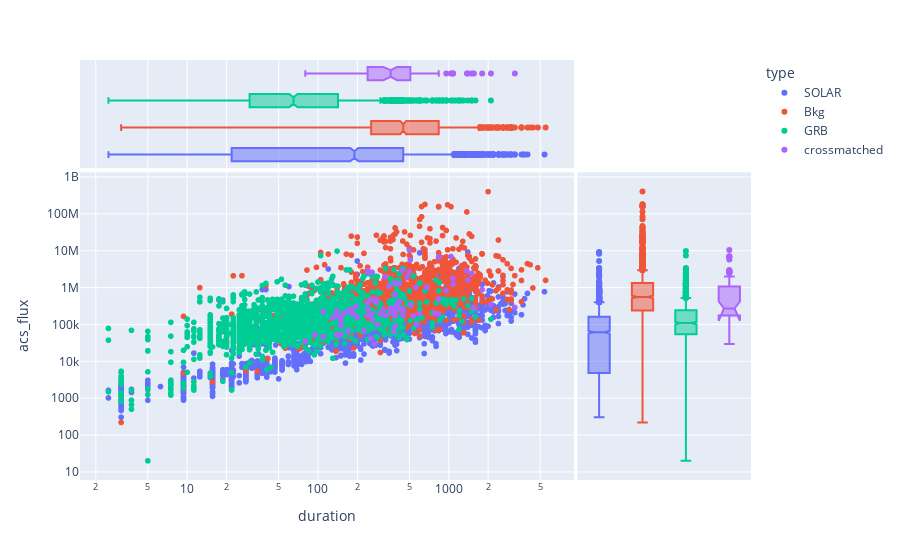

Notebook code for this chart:
### Code cell
r['type'] = np.where(r['crossmatched'],'crossmatched',np.where(r['Bkg'],'Bkg',np.where(r['GRB'],'GRB','SOLAR')))
px.scatter(data_frame=r[r['acs_flux']>0], x='duration', y='acs_flux', color='type', log_x=True, log_y=True, marginal_x="box", marginal_y="box")

### Figure 1 — Plotly figure (JSON) as saved in the notebook; plotly's stock layout.template omitted (floating-point values rounded to 4 significant figures; data arrays with more than 128 entries replaced by an {"elided": "..."} marker saying what was removed)
{"data": [{"hovertemplate": "type=SOLAR<br>duration=%{x}<br>acs_flux=%{y}<extra></extra>", "legendgroup": "SOLAR", "marker": {"color": "#636efa", "symbol": "circle"}, "mode": "markers", "name": "SOLAR", "showlegend": true, "type": "scattergl", "x": {"elided": "2424 float values"}, "xaxis": "x", "y": {"elided": "2424 float values"}, "yaxis": "y"}, {"alignmentgroup": "True", "hovertemplate": "type=SOLAR<br>duration=%{x}<extra></extra>", "legendgroup": "SOLAR", "marker": {"color": "#636efa", "symbol": "circle"}, "name": "SOLAR", "notched": true, "offsetgroup": "SOLAR", "showlegend": false, "type": "box", "x": {"elided": "2424 float values"}, "xaxis": "x3", "yaxis": "y3"}, {"alignmentgroup": "True", "hovertemplate": "type=SOLAR<br>acs_flux=%{y}<extra></extra>", "legendgroup": "SOLAR", "marker": {"color": "#636efa", "symbol": "circle"}, "name": "SOLAR", "notched": true, "offsetgroup": "SOLAR", "showlegend": false, "type": "box", "xaxis": "x2", "y": {"elided": "2424 float values"}, "yaxis": "y2"}, {"hovertemplate": "type=Bkg<br>duration=%{x}<br>acs_flux=%{y}<extra></extra>", "legendgroup": "Bkg", "marker": {"color": "#EF553B", "symbol": "circle"}, "mode": "markers", "name": "Bkg", "showlegend": true, "type": "scattergl", "x": {"elided": "1432 float values"}, "xaxis": "x", "y": {"elided": "1432 float values"}, "yaxis": "y"}, {"alignmentgroup": "True", "hovertemplate": "type=Bkg<br>duration=%{x}<extra></extra>", "legendgroup": "Bkg", "marker": {"color": "#EF553B", "symbol": "circle"}, "name": "Bkg", "notched": true, "offsetgroup": "Bkg", "showlegend": false, "type": "box", "x": {"elided": "1432 float values"}, "xaxis": "x3", "yaxis": "y3"}, {"alignmentgroup": "True", "hovertemplate": "type=Bkg<br>acs_flux=%{y}<extra></extra>", "legendgroup": "Bkg", "marker": {"color": "#EF553B", "symbol": "circle"}, "name": "Bkg", "notched": true, "offsetgroup": "Bkg", "showlegend": false, "type": "box", "xaxis": "x2", "y": {"elided": "1432 float values"}, "yaxis": "y2"}, {"hovertemplate": "type=GRB<br>duration=%{x}<br>acs_flux=%{y}<extra></extra>", "legendgroup": "GRB", "marker": {"color": "#00cc96", "symbol": "circle"}, "mode": "markers", "name": "GRB", "showlegend": true, "type": "scattergl", "x": {"elided": "1408 float values"}, "xaxis": "x", "y": {"elided": "1408 float values"}, "yaxis": "y"}, {"alignmentgroup": "True", "hovertemplate": "type=GRB<br>duration=%{x}<extra></extra>", "legendgroup": "GRB", "marker": {"color": "#00cc96", "symbol": "circle"}, "name": "GRB", "notched": true, "offsetgroup": "GRB", "showlegend": false, "type": "box", "x": {"elided": "1408 float values"}, "xaxis": "x3", "yaxis": "y3"}, {"alignmentgroup": "True", "hovertemplate": "type=GRB<br>acs_flux=%{y}<extra></extra>", "legendgroup": "GRB", "marker": {"color": "#00cc96", "symbol": "circle"}, "name": "GRB", "notched": true, "offsetgroup": "GRB", "showlegend": false, "type": "box", "xaxis": "x2", "y": {"elided": "1408 float values"}, "yaxis": "y2"}, {"hovertemplate": "type=crossmatched<br>duration=%{x}<br>acs_flux=%{y}<extra></extra>", "legendgroup": "crossmatched", "marker": {"color": "#ab63fa", "symbol": "circle"}, "mode": "markers", "name": "crossmatched", "showlegend": true, "type": "scattergl", "x": [157.3, 180.0, 400.0, 508.5, 400.0, 314.7, 179.9, 139, 1040, 254.8, 1377.0, 240, 1500.0, 224.8, 3200.0, 837.3, 957.3, 349.5, 1077.0, 418.6, 360.0, 448.2, 240, 260.0, 328.8, 480.0, 325.0, 328.8, 140.0, 150.0, 358.8, 380.0, 1078.0, 284.7, 150.0, 379.3, 597.9, 388.9, 388.9, 240, 838.1, 837.1, 269.8, 500, 418.8, 280.0, 274.7, 680, 299.6, 440, 1556.0, 94.95, 149.8, 139.8, 239.5, 250.0, 259.6, 129.8, 150.0, 537.8, 388.8, 170.0, 388.8, 1399, 419.5, 838.0, 559, 388.6, 680, 500, 508.1, 109.8, 388.8, 360.0, 139.7, 109.9, 187.5, 259.2, 79.96, 239.8, 240.0, 2100.0, 448.9, 200, 439.5, 1800, 567.7, 169.7, 194.8, 254.8, 279.5, 777.8], "xaxis": "x", "y": [206300.0, 209300.0, 335300.0, 341600.0, 334500.0, 253300.0, 251100.0, 234600.0, 7049000.0, 42560.0, 2860000.0, 2964000.0, 2460000.0, 68560.0, 291100.0, 193900.0, 832800.0, 1091000.0, 1254000.0, 283200.0, 277600.0, 258600.0, 259900.0, 136300.0, 1995000.0, 1986000.0, 1986000.0, 174900.0, 173700.0, 54030.0, 266000.0, 268200.0, 1803000.0, 98830.0, 92660.0, 64620.0, 194300.0, 91940.0, 172300.0, 176500.0, 6712000.0, 6972000.0, 29760.0, 2692000.0, 428000.0, 408500.0, 412000.0, 1052000.0, 195400.0, 2946000.0, 286800.0, 53090.0, 128100.0, 167700.0, 2617000.0, 2614000.0, 2620000.0, 154100.0, 156300.0, 173100.0, 646500.0, 235700.0, 1308000.0, 1637000.0, 1298000.0, 499700.0, 1020000.0, 1356000.0, 1000000.0, 10520000.0, 5756000.0, 47300.0, 218200.0, 218100.0, 51820.0, 220200.0, 190100.0, 196700.0, 35560.0, 390800.0, 392100.0, 343800.0, 177000.0, 161700.0, 232500.0, 892000.0, 101100.0, 65590.0, 315300.0, 484200.0, 483200.0, 207000.0], "yaxis": "y"}, {"alignmentgroup": "True", "hovertemplate": "type=crossmatched<br>duration=%{x}<extra></extra>", "legendgroup": "crossmatched", "marker": {"color": "#ab63fa", "symbol": "circle"}, "name": "crossmatched", "notched": true, "offsetgroup": "crossmatched", "showlegend": false, "type": "box", "x": [157.3, 180.0, 400.0, 508.5, 400.0, 314.7, 179.9, 139, 1040, 254.8, 1377.0, 240, 1500.0, 224.8, 3200.0, 837.3, 957.3, 349.5, 1077.0, 418.6, 360.0, 448.2, 240, 260.0, 328.8, 480.0, 325.0, 328.8, 140.0, 150.0, 358.8, 380.0, 1078.0, 284.7, 150.0, 379.3, 597.9, 388.9, 388.9, 240, 838.1, 837.1, 269.8, 500, 418.8, 280.0, 274.7, 680, 299.6, 440, 1556.0, 94.95, 149.8, 139.8, 239.5, 250.0, 259.6, 129.8, 150.0, 537.8, 388.8, 170.0, 388.8, 1399, 419.5, 838.0, 559, 388.6, 680, 500, 508.1, 109.8, 388.8, 360.0, 139.7, 109.9, 187.5, 259.2, 79.96, 239.8, 240.0, 2100.0, 448.9, 200, 439.5, 1800, 567.7, 169.7, 194.8, 254.8, 279.5, 777.8], "xaxis": "x3", "yaxis": "y3"}, {"alignmentgroup": "True", "hovertemplate": "type=crossmatched<br>acs_flux=%{y}<extra></extra>", "legendgroup": "crossmatched", "marker": {"color": "#ab63fa", "symbol": "circle"}, "name": "crossmatched", "notched": true, "offsetgroup": "crossmatched", "showlegend": false, "type": "box", "xaxis": "x2", "y": [206300.0, 209300.0, 335300.0, 341600.0, 334500.0, 253300.0, 251100.0, 234600.0, 7049000.0, 42560.0, 2860000.0, 2964000.0, 2460000.0, 68560.0, 291100.0, 193900.0, 832800.0, 1091000.0, 1254000.0, 283200.0, 277600.0, 258600.0, 259900.0, 136300.0, 1995000.0, 1986000.0, 1986000.0, 174900.0, 173700.0, 54030.0, 266000.0, 268200.0, 1803000.0, 98830.0, 92660.0, 64620.0, 194300.0, 91940.0, 172300.0, 176500.0, 6712000.0, 6972000.0, 29760.0, 2692000.0, 428000.0, 408500.0, 412000.0, 1052000.0, 195400.0, 2946000.0, 286800.0, 53090.0, 128100.0, 167700.0, 2617000.0, 2614000.0, 2620000.0, 154100.0, 156300.0, 173100.0, 646500.0, 235700.0, 1308000.0, 1637000.0, 1298000.0, 499700.0, 1020000.0, 1356000.0, 1000000.0, 10520000.0, 5756000.0, 47300.0, 218200.0, 218100.0, 51820.0, 220200.0, 190100.0, 196700.0, 35560.0, 390800.0, 392100.0, 343800.0, 177000.0, 161700.0, 232500.0, 892000.0, 101100.0, 65590.0, 315300.0, 484200.0, 483200.0, 207000.0], "yaxis": "y2"}], "layout": {"legend": {"title": {"text": "type"}, "tracegroupgap": 0}, "margin": {"t": 60}, "xaxis": {"anchor": "y", "domain": [0, 0.7363], "title": {"text": "duration"}, "type": "log"}, "xaxis2": {"anchor": "y2", "domain": [0.7413, 1], "matches": "x2", "showgrid": false, "showline": false, "showticklabels": false, "ticks": ""}, "xaxis3": {"anchor": "y3", "domain": [0, 0.7363], "matches": "x", "showgrid": true, "showticklabels": false, "type": "log"}, "xaxis4": {"anchor": "y4", "domain": [0.7413, 1], "matches": "x2", "showgrid": false, "showline": false, "showticklabels": false, "ticks": ""}, "yaxis": {"anchor": "x", "domain": [0, 0.7326], "title": {"text": "acs_flux"}, "type": "log"}, "yaxis2": {"anchor": "x2", "domain": [0, 0.7326], "matches": "y", "showgrid": true, "showticklabels": false, "type": "log"}, "yaxis3": {"anchor": "x3", "domain": [0.7426, 1], "matches": "y3", "showgrid": false, "showline": false, "showticklabels": false, "ticks": ""}, "yaxis4": {"anchor": "x4", "domain": [0.7426, 1], "matches": "y3", "showgrid": true, "showline": false, "showticklabels": false, "ticks": ""}}}
